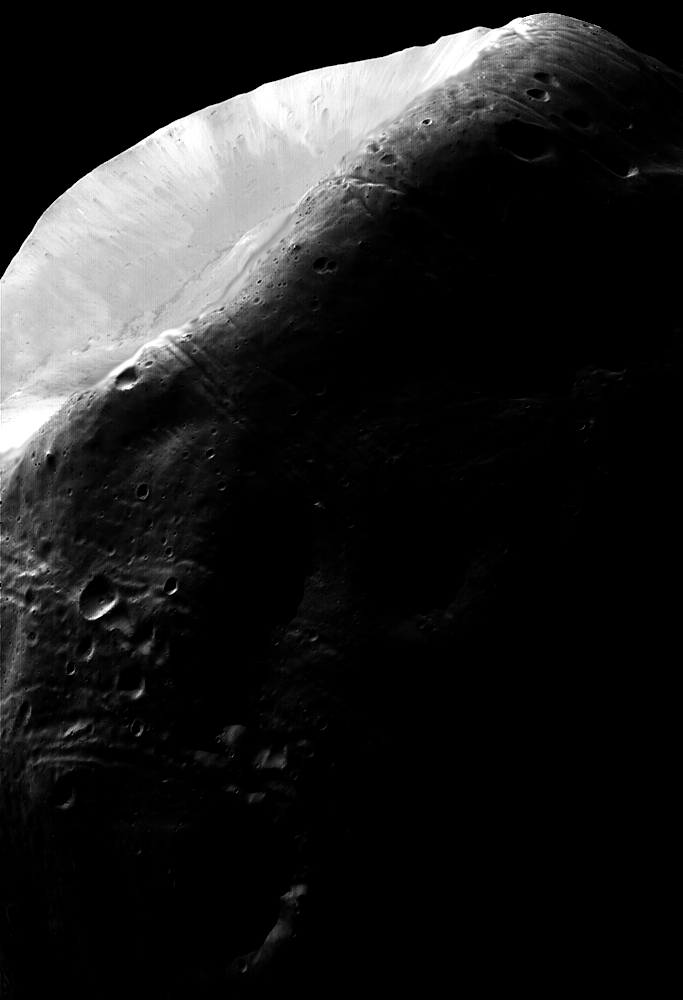
#> input picture lab3/Q3_2.tif, 683 x 1000 px
$ python hist_match_11810506.py
#> lines starting #> are read from the running program, lines starting #| are printed output that depends on the picture
from typing import io
from skimage import io
import cv2
import numpy as np
import matplotlib.pyplot as plt


def hist_match_11810506(input_image, goal_image):
    # load original image
#> called with input_image = 'Q3_2.tif', goal_image = 'Q3_2_goal.tif'
    img = cv2.imread(input_image)
#> img is the input picture: shape (1000, 683, 3); min 0, max 255, mean 31.7
    img = cv2.cvtColor(img, cv2.COLOR_BGR2GRAY)
#> img: shape (1000, 683)
    # load goal image
    goal_img = cv2.imread(goal_image)
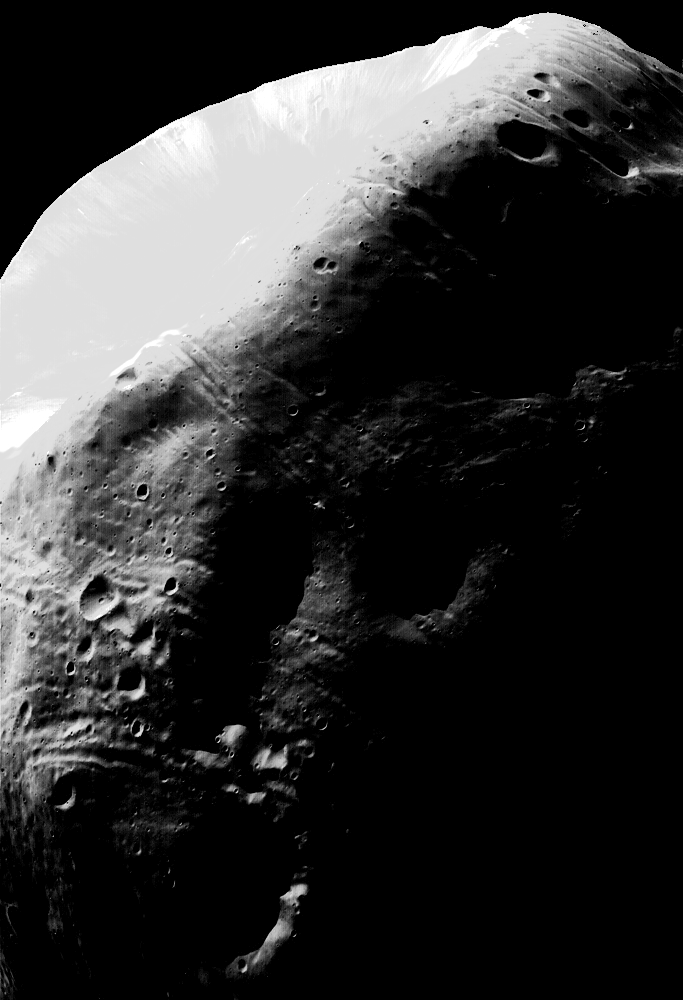
#> input picture lab3/Q3_2_goal.tif, 683 x 1000 px
#> goal_img is the input picture: shape (1000, 683, 3); min 0, max 255, mean 50.7
    goal_img = cv2.cvtColor(goal_img, cv2.COLOR_BGR2GRAY)
#> goal_img: shape (1000, 683)
    img_output = np.zeros(img.shape,dtype=np.uint8)
    input_histogram = []
    input_CDF = []
    input_CDF_scaled = []
    goal_histogram = []
    goal_CDF = []
    goal_CDF_scaled = []
    output_histogram = []
    output_CDF = []

    # equalization of goal image to obtain wanted histogram
    r, c = goal_img.shape
#> r = 1000; c = 683
    for i in range(256):
        goal_histogram.append(np.sum(goal_img == i) / (r * c))
#> after the loop, goal_histogram = 256 values, max 0.618 at index 0, min 0 at index 1, mean 0.00391
    sum = 0
    for i in range(len(goal_histogram)):
        sum = sum + goal_histogram[i]
        goal_CDF.append(sum)
#> this loop made 256 passes
#> sum on passes 1 to 3: 0.618, 0.618, 0.618
#> after the loop, goal_CDF = 256 values from 0.618 to 1; sum = 1
    for i in range(256):
        goal_CDF_scaled.append(round(255 * goal_CDF[i]))
#> after the loop, goal_CDF_scaled = 256 values from 157 to 255

    # do equalizaiton to origianl image
    r, c = img.shape
    for i in range(256):
        input_histogram.append(np.sum(img == i) / (r * c))
#> after the loop, input_histogram = 256 values, max 0.618 at index 0, min 1.61e-05 at index 90, mean 0.00391
    sum = 0
    # CDF
    for i in range(len(input_histogram)):
        sum = sum + input_histogram[i]
        input_CDF.append(sum)
#> this loop made 256 passes
#> sum on passes 1 to 3: 0.618, 0.652, 0.677
#> after the loop, input_CDF = 256 values from 0.618 to 1; sum = 1
    # integer part
    for i in range(256):
        input_CDF_scaled.append(round(255 * input_CDF[i]))
#> after the loop, input_CDF_scaled = 256 values from 157 to 255

    g = []
    for i in range(256):
        s = input_CDF_scaled[i]
        flag = True
        for j in range(256):
            if goal_CDF_scaled[j] == s:
                g.append(j)
                flag = False
                break
        if flag == True:
            minp = 255
            jmin = 0
            for j in range(256):
                b = abs(goal_CDF_scaled[j] - s)
                if b < minp:
                    minp = b
                    jmin = j
            g.append(jmin)
#> this loop made 256 passes
#> s on passes 1 to 3: 157, 166, 173
#> after the loop, g = 256 values from 0 to 255

    for i in range(r):
        for j in range(c):
            img_output[i, j] = g[img[i, j]]

    # equalization of output image to obtain output histogram
    r, c = img_output.shape
    for i in range(256):
        output_histogram.append(np.sum(img_output == i) / (r * c))
#> after the loop, output_histogram has the same summary as goal_histogram
    sum = 0
    # CDF
    for i in range(len(output_histogram)):
        sum = sum + output_histogram[i]
        output_CDF.append(sum)
#> after the loop, output_CDF = 256 values from 0.618 to 1; sum = 1

    io.imsave("Q3_2" + "_11810506.tif", img_output)
    n = np.arange(256)
#> n = 256 values from 0 to 255
    plt.plot(n, input_histogram)
    plt.savefig("Q3_2" + "_hist_11810506.tif")
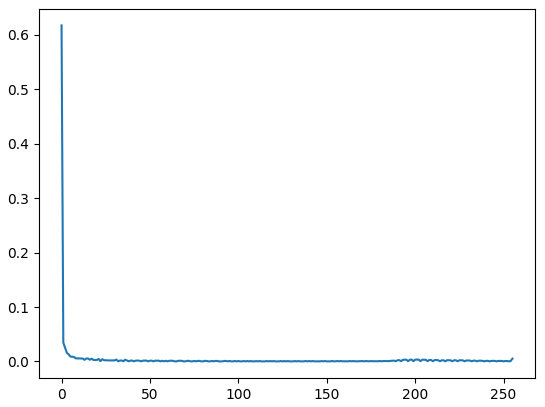
#> figure drawn by matplotlib, 1 panel; curve peaks at x = 0, y = 0.618
    plt.close()
    plt.plot(n, goal_histogram)
    plt.savefig("Q3_2" + "_goal_hist_11810506.tif")
#> figure, not shown here; curve peaks at x = 0, y = 0.618
    plt.close()
    plt.plot(n, output_histogram)
    plt.savefig("Q3_2" + "_output_hist_11810506.tif")
#> figure, not shown here; curve peaks at x = 0, y = 0.618
    plt.close()
    return "Q3_2" + "_11810506.tif", "Q3_2" + "_hist_11810506.tif", "Q3_2" + "_goal_hist_11810506.tif", "Q3_2" + \
           "_output_hist_11810506.tif "


hist_match_11810506("Q3_2.tif", "Q3_2_goal.tif")
